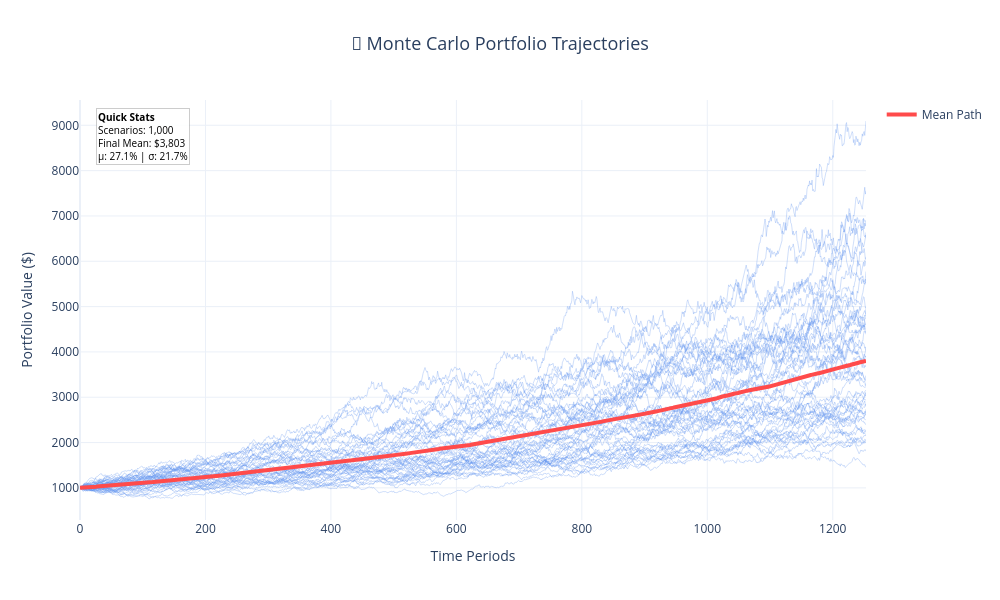
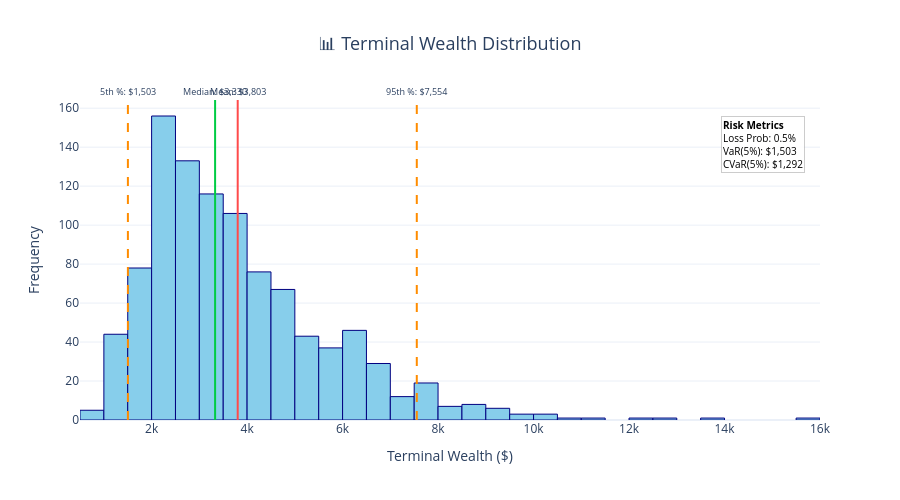

Notebook code cell kept with these figures, in order:
### Markdown cell above
**Reasoning**:
Define the run_simulation function to include saving the simulated wealth trajectories plot and the terminal wealth histogram as HTML files, link the sliders to the simulation function, and print a confirmation message.

### Code cell
import streamlit as st
import plotly.graph_objects as go
import numpy as np
import pandas as pd

def run_simulation(n_scenarios, mu, sigma):
    """
    Runs a Monte Carlo simulation of portfolio growth using Geometric Brownian Motion
    and visualizes the results using Plotly with improved hover and PNG export.

    Args:
        n_scenarios (int): The number of simulation scenarios.
        mu (float): The annualized expected return.
        sigma (float): The annualized volatility.
    """
    n_time_periods = portfolio_daily_return.shape[0]
    initial_investment = 1000

    # Generate a random walk
    daily_random_walk = np.random.standard_normal((n_time_periods, n_scenarios))

    # Calculate the daily price changes
    daily_changes = np.exp((mu - 0.5 * sigma**2) * (1/252) + sigma * daily_random_walk * np.sqrt(1/252))

    # Initialize simulated_prices array
    simulated_prices = np.zeros((n_time_periods + 1, n_scenarios))
    simulated_prices[0] = initial_investment

    # Simulate price paths
    for t in range(1, n_time_periods + 1):
        simulated_prices[t] = simulated_prices[t-1] * daily_changes[t-1]

    # Convert to DataFrame for easier handling
    simulated_prices_df = pd.DataFrame(simulated_prices)

    # Create interactive wealth trajectories plot with improved hover
    fig_trajectories = go.Figure()
    
    # Sample a subset of trajectories for visualization performance
    sample_size = min(50, n_scenarios)
    sample_indices = np.random.choice(n_scenarios, sample_size, replace=False)
    
    for i in sample_indices:
        fig_trajectories.add_trace(go.Scatter(
            y=simulated_prices_df.iloc[:, i],
            mode='lines',
            line=dict(width=1, color='rgba(100,149,237,0.3)'),
            showlegend=False,
            # Simplified hover - only essential info
            hovertemplate='T%{x}: $%{y:,.0f}<extra></extra>',
            name=f'Path {i+1}'
        ))
    
    # Add mean trajectory with enhanced styling
    mean_trajectory = simulated_prices_df.mean(axis=1)
    fig_trajectories.add_trace(go.Scatter(
        y=mean_trajectory,
        mode='lines',
        line=dict(width=4, color='#FF4B4B', dash='solid'),
        name='Mean Path',
        # Compact hover for mean
        hovertemplate='<b>Mean</b><br>T%{x}: $%{y:,.0f}<extra></extra>'
    ))
    
    # Add key statistics as floating annotation
    final_mean = mean_trajectory.iloc[-1]
    fig_trajectories.add_annotation(
        x=0.02, y=0.98,
        xref="paper", yref="paper",
        text=f"<b>Quick Stats</b><br>Scenarios: {n_scenarios:,}<br>Final Mean: ${final_mean:,.0f}<br>μ: {mu:.1%} | σ: {sigma:.1%}",
        showarrow=False,
        bgcolor="rgba(255,255,255,0.9)",
        bordercolor="rgba(0,0,0,0.2)",
        borderwidth=1,
        font=dict(size=10, color="black"),
        align="left"
    )
    
    fig_trajectories.update_layout(
        title={
            'text': '🚀 Monte Carlo Portfolio Trajectories',
            'x': 0.5,
            'font': {'size': 18}
        },
        xaxis_title='Time Periods',
        yaxis_title='Portfolio Value ($)',
        template='plotly_white',
        height=600,
        width=1000,
        # Improved hover mode
        hovermode='x unified',
        # Reduce hover distance for less obstruction
        hoverdistance=20
    )

    # Create histogram with compact hover
    terminal_wealth = simulated_prices_df.iloc[-1]
    
    fig_histogram = go.Figure()
    fig_histogram.add_trace(go.Histogram(
        x=terminal_wealth,
        nbinsx=50,
        marker=dict(color='skyblue', line=dict(color='navy', width=1)),
        # Minimal hover info
        hovertemplate='$%{x:,.0f}<br>Count: %{y}<extra></extra>',
        name='Distribution'
    ))
    
    # Add statistical lines with cleaner annotations
    mean_terminal = terminal_wealth.mean()
    median_terminal = terminal_wealth.median()
    percentile_5 = np.percentile(terminal_wealth, 5)
    percentile_95 = np.percentile(terminal_wealth, 95)
    
    # Add vertical lines for key statistics
    for value, color, name in [
        (mean_terminal, "#FF4B4B", "Mean"),
        (median_terminal, "#00CC44", "Median"),
        (percentile_5, "#FF8C00", "5th %"),
        (percentile_95, "#FF8C00", "95th %")
    ]:
        fig_histogram.add_vline(
            x=value, 
            line_dash="dash" if "%" in name else "solid", 
            line_color=color,
            line_width=2,
            annotation_text=f"{name}: ${value:,.0f}",
            annotation_position="top",
            annotation_font_size=9
        )
    
    # Compact stats box
    prob_loss = (terminal_wealth < initial_investment).mean()
    cvar_5 = terminal_wealth[terminal_wealth <= percentile_5].mean()
    
    fig_histogram.add_annotation(
        x=0.98, y=0.95,
        xref="paper", yref="paper",
        text=f"<b>Risk Metrics</b><br>Loss Prob: {prob_loss:.1%}<br>VaR(5%): ${percentile_5:,.0f}<br>CVaR(5%): ${cvar_5:,.0f}",
        showarrow=False,
        bgcolor="rgba(255,255,255,0.9)",
        bordercolor="rgba(0,0,0,0.2)",
        borderwidth=1,
        font=dict(size=10, color="black"),
        align="left",
        xanchor="right"
    )
    
    fig_histogram.update_layout(
        title={
            'text': '📊 Terminal Wealth Distribution',
            'x': 0.5,
            'font': {'size': 18}
        },
        xaxis_title='Terminal Wealth ($)',
        yaxis_title='Frequency',
        template='plotly_white',
        height=500,
        width=900,
        showlegend=False
    )

    # Display key metrics in console
    print(f"📈 Monte Carlo Results ({n_scenarios:,} scenarios):")
    print(f"   Mean Terminal: ${mean_terminal:,.0f}")
    print(f"   Median Terminal: ${median_terminal:,.0f}")
    print(f"   Std Dev: ${terminal_wealth.std():,.0f}")
    print(f"   Loss Probability: {prob_loss:.2%}")
    print(f"   95% VaR: ${percentile_5:,.0f}")
    print(f"   95% CVaR: ${cvar_5:,.0f}")

    # Export plots as PNG (requires kaleido: pip install kaleido)
    try:
        # Save high-quality PNG images
        fig_trajectories.write_image('monte_carlo_trajectories.png', 
                                   width=1000, height=600, scale=2)
        fig_histogram.write_image('monte_carlo_distribution.png', 
                                width=900, height=500, scale=2)
        
        print("\n💾 High-resolution images exported:")
        print("   • monte_carlo_trajectories.png")
        print("   • monte_carlo_distribution.png")
        
    except Exception as e:
        print(f"\n⚠️  PNG export failed: {e}")
        print("   Install kaleido: pip install kaleido")

    # Save interactive HTML versions
    fig_trajectories.write_html('monte_carlo_trajectories.html')
    fig_histogram.write_html('monte_carlo_distribution.html')
    
    # Display plots
    fig_trajectories.show()
    fig_histogram.show()
    
    print("\n📱 Interactive HTML files saved:")
    print("   • monte_carlo_trajectories.html")
    print("   • monte_carlo_distribution.html")
    
    return mean_terminal, median_terminal

# Enhanced dashboard header
print("🎮 Monte Carlo Simulation Dashboard - Enhanced")
print("=" * 60)

# Current parameters display
print(f"📊 Simulation Parameters:")
print(f"   Expected Return (μ): {mu:.2%}")
print(f"   Volatility (σ): {sigma:.2%}")
print(f"   Scenarios: {n_scenarios:,}")
print(f"   Time Periods: {n_time_periods:,}")

# Run enhanced simulation
mean_wealth, median_wealth = run_simulation(n_scenarios, mu, sigma)

# Installation reminder
print("\n" + "="*60)
print("💡 For PNG export capability:")
print("   pip install kaleido")
print("\n🚀 For full interactivity:")
print("   • Streamlit: streamlit run app.py")
print("   • Dash: python dash_app.py")
print("   • Jupyter Lab with widgets")

### Figure 1 — Plotly figure (JSON) as saved in the notebook; plotly's stock layout.template omitted (floating-point values rounded to 4 significant figures; data arrays with more than 128 entries replaced by an {"elided": "..."} marker saying what was removed)
{"data": [{"hovertemplate": "T%{x}: $%{y:,.0f}<extra></extra>", "line": {"color": "rgba(100,149,237,0.3)", "width": 1}, "mode": "lines", "name": "Path 330", "showlegend": false, "type": "scatter", "y": {"elided": "1254 float values"}}, {"hovertemplate": "T%{x}: $%{y:,.0f}<extra></extra>", "line": {"color": "rgba(100,149,237,0.3)", "width": 1}, "mode": "lines", "name": "Path 350", "showlegend": false, "type": "scatter", "y": {"elided": "1254 float values"}}, {"hovertemplate": "T%{x}: $%{y:,.0f}<extra></extra>", "line": {"color": "rgba(100,149,237,0.3)", "width": 1}, "mode": "lines", "name": "Path 773", "showlegend": false, "type": "scatter", "y": {"elided": "1254 float values"}}, {"hovertemplate": "T%{x}: $%{y:,.0f}<extra></extra>", "line": {"color": "rgba(100,149,237,0.3)", "width": 1}, "mode": "lines", "name": "Path 824", "showlegend": false, "type": "scatter", "y": {"elided": "1254 float values"}}, {"hovertemplate": "T%{x}: $%{y:,.0f}<extra></extra>", "line": {"color": "rgba(100,149,237,0.3)", "width": 1}, "mode": "lines", "name": "Path 150", "showlegend": false, "type": "scatter", "y": {"elided": "1254 float values"}}, {"hovertemplate": "T%{x}: $%{y:,.0f}<extra></extra>", "line": {"color": "rgba(100,149,237,0.3)", "width": 1}, "mode": "lines", "name": "Path 484", "showlegend": false, "type": "scatter", "y": {"elided": "1254 float values"}}, {"hovertemplate": "T%{x}: $%{y:,.0f}<extra></extra>", "line": {"color": "rgba(100,149,237,0.3)", "width": 1}, "mode": "lines", "name": "Path 319", "showlegend": false, "type": "scatter", "y": {"elided": "1254 float values"}}, {"hovertemplate": "T%{x}: $%{y:,.0f}<extra></extra>", "line": {"color": "rgba(100,149,237,0.3)", "width": 1}, "mode": "lines", "name": "Path 549", "showlegend": false, "type": "scatter", "y": {"elided": "1254 float values"}}, {"hovertemplate": "T%{x}: $%{y:,.0f}<extra></extra>", "line": {"color": "rgba(100,149,237,0.3)", "width": 1}, "mode": "lines", "name": "Path 384", "showlegend": false, "type": "scatter", "y": {"elided": "1254 float values"}}, {"hovertemplate": "T%{x}: $%{y:,.0f}<extra></extra>", "line": {"color": "rgba(100,149,237,0.3)", "width": 1}, "mode": "lines", "name": "Path 598", "showlegend": false, "type": "scatter", "y": {"elided": "1254 float values"}}, {"hovertemplate": "T%{x}: $%{y:,.0f}<extra></extra>", "line": {"color": "rgba(100,149,237,0.3)", "width": 1}, "mode": "lines", "name": "Path 992", "showlegend": false, "type": "scatter", "y": {"elided": "1254 float values"}}, {"hovertemplate": "T%{x}: $%{y:,.0f}<extra></extra>", "line": {"color": "rgba(100,149,237,0.3)", "width": 1}, "mode": "lines", "name": "Path 974", "showlegend": false, "type": "scatter", "y": {"elided": "1254 float values"}}, {"hovertemplate": "T%{x}: $%{y:,.0f}<extra></extra>", "line": {"color": "rgba(100,149,237,0.3)", "width": 1}, "mode": "lines", "name": "Path 677", "showlegend": false, "type": "scatter", "y": {"elided": "1254 float values"}}, {"hovertemplate": "T%{x}: $%{y:,.0f}<extra></extra>", "line": {"color": "rgba(100,149,237,0.3)", "width": 1}, "mode": "lines", "name": "Path 796", "showlegend": false, "type": "scatter", "y": {"elided": "1254 float values"}}, {"hovertemplate": "T%{x}: $%{y:,.0f}<extra></extra>", "line": {"color": "rgba(100,149,237,0.3)", "width": 1}, "mode": "lines", "name": "Path 893", "showlegend": false, "type": "scatter", "y": {"elided": "1254 float values"}}, {"hovertemplate": "T%{x}: $%{y:,.0f}<extra></extra>", "line": {"color": "rgba(100,149,237,0.3)", "width": 1}, "mode": "lines", "name": "Path 303", "showlegend": false, "type": "scatter", "y": {"elided": "1254 float values"}}, {"hovertemplate": "T%{x}: $%{y:,.0f}<extra></extra>", "line": {"color": "rgba(100,149,237,0.3)", "width": 1}, "mode": "lines", "name": "Path 685", "showlegend": false, "type": "scatter", "y": {"elided": "1254 float values"}}, {"hovertemplate": "T%{x}: $%{y:,.0f}<extra></extra>", "line": {"color": "rgba(100,149,237,0.3)", "width": 1}, "mode": "lines", "name": "Path 356", "showlegend": false, "type": "scatter", "y": {"elided": "1254 float values"}}, {"hovertemplate": "T%{x}: $%{y:,.0f}<extra></extra>", "line": {"color": "rgba(100,149,237,0.3)", "width": 1}, "mode": "lines", "name": "Path 879", "showlegend": false, "type": "scatter", "y": {"elided": "1254 float values"}}, {"hovertemplate": "T%{x}: $%{y:,.0f}<extra></extra>", "line": {"color": "rgba(100,149,237,0.3)", "width": 1}, "mode": "lines", "name": "Path 552", "showlegend": false, "type": "scatter", "y": {"elided": "1254 float values"}}, {"hovertemplate": "T%{x}: $%{y:,.0f}<extra></extra>", "line": {"color": "rgba(100,149,237,0.3)", "width": 1}, "mode": "lines", "name": "Path 140", "showlegend": false, "type": "scatter", "y": {"elided": "1254 float values"}}, {"hovertemplate": "T%{x}: $%{y:,.0f}<extra></extra>", "line": {"color": "rgba(100,149,237,0.3)", "width": 1}, "mode": "lines", "name": "Path 399", "showlegend": false, "type": "scatter", "y": {"elided": "1254 float values"}}, {"hovertemplate": "T%{x}: $%{y:,.0f}<extra></extra>", "line": {"color": "rgba(100,149,237,0.3)", "width": 1}, "mode": "lines", "name": "Path 816", "showlegend": false, "type": "scatter", "y": {"elided": "1254 float values"}}, {"hovertemplate": "T%{x}: $%{y:,.0f}<extra></extra>", "line": {"color": "rgba(100,149,237,0.3)", "width": 1}, "mode": "lines", "name": "Path 865", "showlegend": false, "type": "scatter", "y": {"elided": "1254 float values"}}, {"hovertemplate": "T%{x}: $%{y:,.0f}<extra></extra>", "line": {"color": "rgba(100,149,237,0.3)", "width": 1}, "mode": "lines", "name": "Path 383", "showlegend": false, "type": "scatter", "y": {"elided": "1254 float values"}}, {"hovertemplate": "T%{x}: $%{y:,.0f}<extra></extra>", "line": {"color": "rgba(100,149,237,0.3)", "width": 1}, "mode": "lines", "name": "Path 157", "showlegend": false, "type": "scatter", "y": {"elided": "1254 float values"}}, {"hovertemplate": "T%{x}: $%{y:,.0f}<extra></extra>", "line": {"color": "rgba(100,149,237,0.3)", "width": 1}, "mode": "lines", "name": "Path 198", "showlegend": false, "type": "scatter", "y": {"elided": "1254 float values"}}, {"hovertemplate": "T%{x}: $%{y:,.0f}<extra></extra>", "line": {"color": "rgba(100,149,237,0.3)", "width": 1}, "mode": "lines", "name": "Path 88", "showlegend": false, "type": "scatter", "y": {"elided": "1254 float values"}}, {"hovertemplate": "T%{x}: $%{y:,.0f}<extra></extra>", "line": {"color": "rgba(100,149,237,0.3)", "width": 1}, "mode": "lines", "name": "Path 197", "showlegend": false, "type": "scatter", "y": {"elided": "1254 float values"}}, {"hovertemplate": "T%{x}: $%{y:,.0f}<extra></extra>", "line": {"color": "rgba(100,149,237,0.3)", "width": 1}, "mode": "lines", "name": "Path 215", "showlegend": false, "type": "scatter", "y": {"elided": "1254 float values"}}, {"hovertemplate": "T%{x}: $%{y:,.0f}<extra></extra>", "line": {"color": "rgba(100,149,237,0.3)", "width": 1}, "mode": "lines", "name": "Path 428", "showlegend": false, "type": "scatter", "y": {"elided": "1254 float values"}}, {"hovertemplate": "T%{x}: $%{y:,.0f}<extra></extra>", "line": {"color": "rgba(100,149,237,0.3)", "width": 1}, "mode": "lines", "name": "Path 403", "showlegend": false, "type": "scatter", "y": {"elided": "1254 float values"}}, {"hovertemplate": "T%{x}: $%{y:,.0f}<extra></extra>", "line": {"color": "rgba(100,149,237,0.3)", "width": 1}, "mode": "lines", "name": "Path 985", "showlegend": false, "type": "scatter", "y": {"elided": "1254 float values"}}, {"hovertemplate": "T%{x}: $%{y:,.0f}<extra></extra>", "line": {"color": "rgba(100,149,237,0.3)", "width": 1}, "mode": "lines", "name": "Path 41", "showlegend": false, "type": "scatter", "y": {"elided": "1254 float values"}}, {"hovertemplate": "T%{x}: $%{y:,.0f}<extra></extra>", "line": {"color": "rgba(100,149,237,0.3)", "width": 1}, "mode": "lines", "name": "Path 149", "showlegend": false, "type": "scatter", "y": {"elided": "1254 float values"}}, {"hovertemplate": "T%{x}: $%{y:,.0f}<extra></extra>", "line": {"color": "rgba(100,149,237,0.3)", "width": 1}, "mode": "lines", "name": "Path 822", "showlegend": false, "type": "scatter", "y": {"elided": "1254 float values"}}, {"hovertemplate": "T%{x}: $%{y:,.0f}<extra></extra>", "line": {"color": "rgba(100,149,237,0.3)", "width": 1}, "mode": "lines", "name": "Path 13", "showlegend": false, "type": "scatter", "y": {"elided": "1254 float values"}}, {"hovertemplate": "T%{x}: $%{y:,.0f}<extra></extra>", "line": {"color": "rgba(100,149,237,0.3)", "width": 1}, "mode": "lines", "name": "Path 443", "showlegend": false, "type": "scatter", "y": {"elided": "1254 float values"}}, {"hovertemplate": "T%{x}: $%{y:,.0f}<extra></extra>", "line": {"color": "rgba(100,149,237,0.3)", "width": 1}, "mode": "lines", "name": "Path 333", "showlegend": false, "type": "scatter", "y": {"elided": "1254 float values"}}, {"hovertemplate": "T%{x}: $%{y:,.0f}<extra></extra>", "line": {"color": "rgba(100,149,237,0.3)", "width": 1}, "mode": "lines", "name": "Path 60", "showlegend": false, "type": "scatter", "y": {"elided": "1254 float values"}}, {"hovertemplate": "T%{x}: $%{y:,.0f}<extra></extra>", "line": {"color": "rgba(100,149,237,0.3)", "width": 1}, "mode": "lines", "name": "Path 862", "showlegend": false, "type": "scatter", "y": {"elided": "1254 float values"}}, {"hovertemplate": "T%{x}: $%{y:,.0f}<extra></extra>", "line": {"color": "rgba(100,149,237,0.3)", "width": 1}, "mode": "lines", "name": "Path 289", "showlegend": false, "type": "scatter", "y": {"elided": "1254 float values"}}, {"hovertemplate": "T%{x}: $%{y:,.0f}<extra></extra>", "line": {"color": "rgba(100,149,237,0.3)", "width": 1}, "mode": "lines", "name": "Path 780", "showlegend": false, "type": "scatter", "y": {"elided": "1254 float values"}}, {"hovertemplate": "T%{x}: $%{y:,.0f}<extra></extra>", "line": {"color": "rgba(100,149,237,0.3)", "width": 1}, "mode": "lines", "name": "Path 440", "showlegend": false, "type": "scatter", "y": {"elided": "1254 float values"}}, {"hovertemplate": "T%{x}: $%{y:,.0f}<extra></extra>", "line": {"color": "rgba(100,149,237,0.3)", "width": 1}, "mode": "lines", "name": "Path 178", "showlegend": false, "type": "scatter", "y": {"elided": "1254 float values"}}, {"hovertemplate": "T%{x}: $%{y:,.0f}<extra></extra>", "line": {"color": "rgba(100,149,237,0.3)", "width": 1}, "mode": "lines", "name": "Path 875", "showlegend": false, "type": "scatter", "y": {"elided": "1254 float values"}}, {"hovertemplate": "T%{x}: $%{y:,.0f}<extra></extra>", "line": {"color": "rgba(100,149,237,0.3)", "width": 1}, "mode": "lines", "name": "Path 394", "showlegend": false, "type": "scatter", "y": {"elided": "1254 float values"}}, {"hovertemplate": "T%{x}: $%{y:,.0f}<extra></extra>", "line": {"color": "rgba(100,149,237,0.3)", "width": 1}, "mode": "lines", "name": "Path 24", "showlegend": false, "type": "scatter", "y": {"elided": "1254 float values"}}, {"hovertemplate": "T%{x}: $%{y:,.0f}<extra></extra>", "line": {"color": "rgba(100,149,237,0.3)", "width": 1}, "mode": "lines", "name": "Path 799", "showlegend": false, "type": "scatter", "y": {"elided": "1254 float values"}}, {"hovertemplate": "T%{x}: $%{y:,.0f}<extra></extra>", "line": {"color": "rgba(100,149,237,0.3)", "width": 1}, "mode": "lines", "name": "Path 454", "showlegend": false, "type": "scatter", "y": {"elided": "1254 float values"}}, {"hovertemplate": "<b>Mean</b><br>T%{x}: $%{y:,.0f}<extra></extra>", "line": {"color": "#FF4B4B", "dash": "solid", "width": 4}, "mode": "lines", "name": "Mean Path", "type": "scatter", "y": {"elided": "1254 float values"}}], "layout": {"annotations": [{"align": "left", "bgcolor": "rgba(255,255,255,0.9)", "bordercolor": "rgba(0,0,0,0.2)", "borderwidth": 1, "font": {"color": "black", "size": 10}, "showarrow": false, "text": "<b>Quick Stats</b><br>Scenarios: 1,000<br>Final Mean: $3,803<br>μ: 27.1% | σ: 21.7%", "x": 0.02, "xref": "paper", "y": 0.98, "yref": "paper"}], "height": 600, "hoverdistance": 20, "hovermode": "x unified", "title": {"font": {"size": 18}, "text": "🚀 Monte Carlo Portfolio Trajectories", "x": 0.5}, "width": 1000, "xaxis": {"title": {"text": "Time Periods"}}, "yaxis": {"title": {"text": "Portfolio Value ($)"}}}}

### Figure 2 — Plotly figure (JSON) as saved in the notebook; plotly's stock layout.template omitted (floating-point values rounded to 4 significant figures; data arrays with more than 128 entries replaced by an {"elided": "..."} marker saying what was removed)
{"data": [{"hovertemplate": "$%{x:,.0f}<br>Count: %{y}<extra></extra>", "marker": {"color": "skyblue", "line": {"color": "navy", "width": 1}}, "name": "Distribution", "nbinsx": 50, "type": "histogram", "x": {"elided": "1000 float values"}}], "layout": {"annotations": [{"font": {"size": 9}, "showarrow": false, "text": "Mean: $3,803", "x": 3803.0, "xanchor": "center", "xref": "x", "y": 1, "yanchor": "bottom", "yref": "y domain"}, {"font": {"size": 9}, "showarrow": false, "text": "Median: $3,330", "x": 3330.0, "xanchor": "center", "xref": "x", "y": 1, "yanchor": "bottom", "yref": "y domain"}, {"font": {"size": 9}, "showarrow": false, "text": "5th %: $1,503", "x": 1503.0, "xanchor": "center", "xref": "x", "y": 1, "yanchor": "bottom", "yref": "y domain"}, {"font": {"size": 9}, "showarrow": false, "text": "95th %: $7,554", "x": 7554.0, "xanchor": "center", "xref": "x", "y": 1, "yanchor": "bottom", "yref": "y domain"}, {"align": "left", "bgcolor": "rgba(255,255,255,0.9)", "bordercolor": "rgba(0,0,0,0.2)", "borderwidth": 1, "font": {"color": "black", "size": 10}, "showarrow": false, "text": "<b>Risk Metrics</b><br>Loss Prob: 0.5%<br>VaR(5%): $1,503<br>CVaR(5%): $1,292", "x": 0.98, "xanchor": "right", "xref": "paper", "y": 0.95, "yref": "paper"}], "height": 500, "shapes": [{"line": {"color": "#FF4B4B", "dash": "solid", "width": 2}, "type": "line", "x0": 3803.0, "x1": 3803.0, "xref": "x", "y0": 0, "y1": 1, "yref": "y domain"}, {"line": {"color": "#00CC44", "dash": "solid", "width": 2}, "type": "line", "x0": 3330.0, "x1": 3330.0, "xref": "x", "y0": 0, "y1": 1, "yref": "y domain"}, {"line": {"color": "#FF8C00", "dash": "dash", "width": 2}, "type": "line", "x0": 1503.0, "x1": 1503.0, "xref": "x", "y0": 0, "y1": 1, "yref": "y domain"}, {"line": {"color": "#FF8C00", "dash": "dash", "width": 2}, "type": "line", "x0": 7554.0, "x1": 7554.0, "xref": "x", "y0": 0, "y1": 1, "yref": "y domain"}], "showlegend": false, "title": {"font": {"size": 18}, "text": "📊 Terminal Wealth Distribution", "x": 0.5}, "width": 900, "xaxis": {"title": {"text": "Terminal Wealth ($)"}}, "yaxis": {"title": {"text": "Frequency"}}}}
